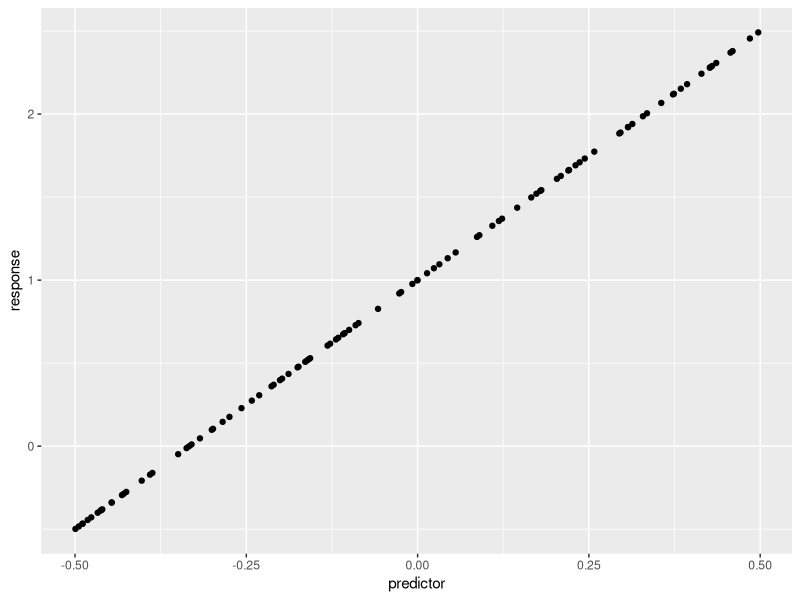
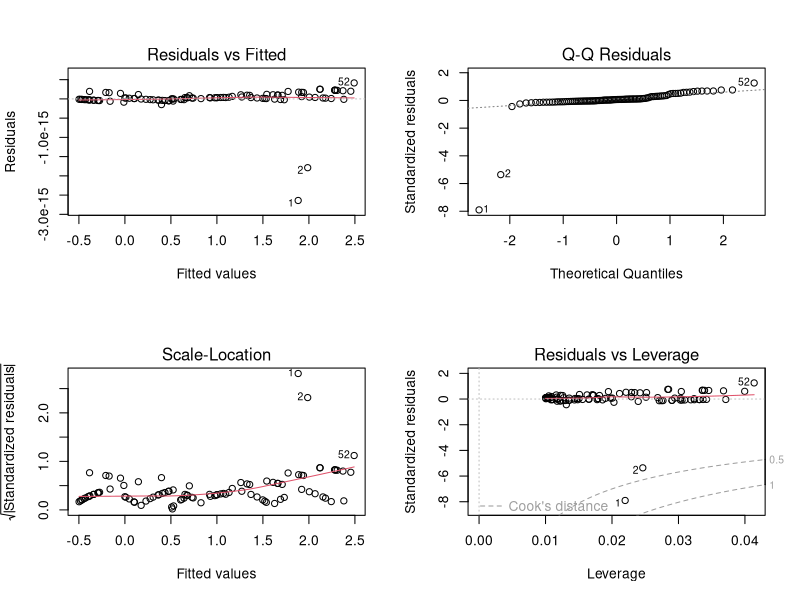
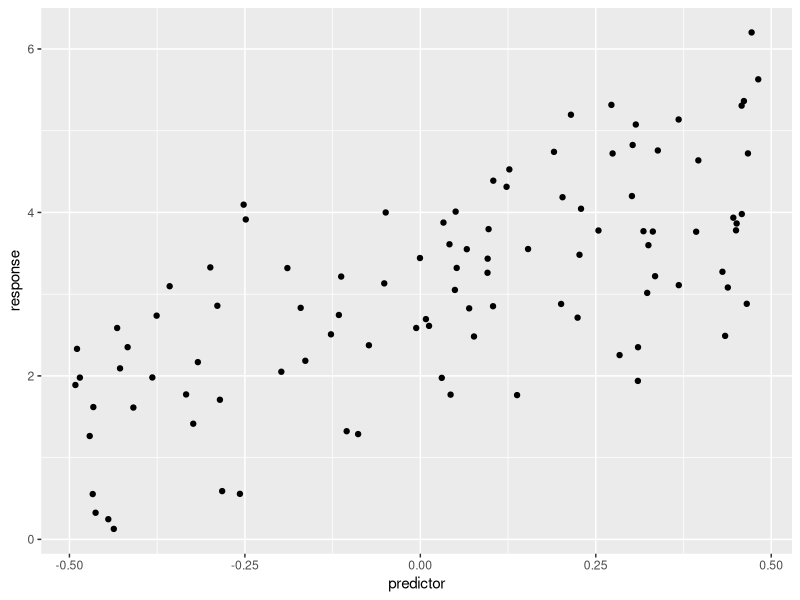
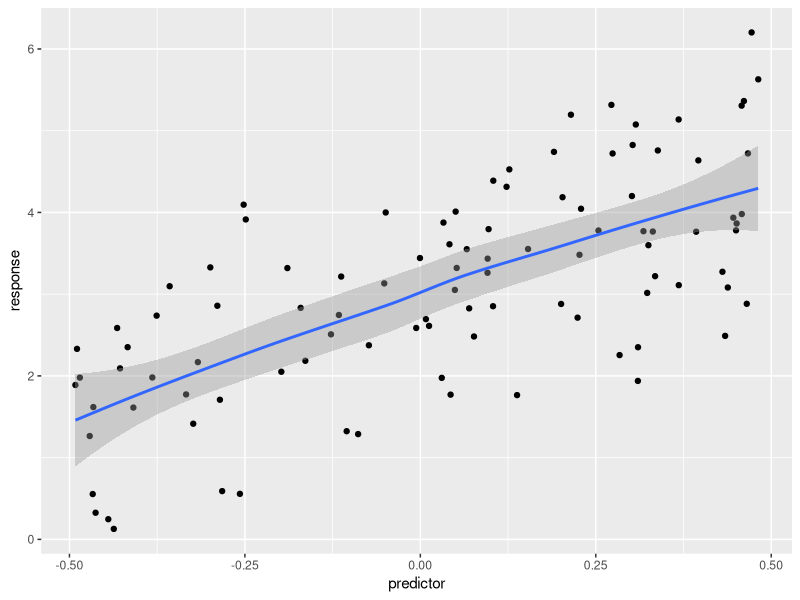
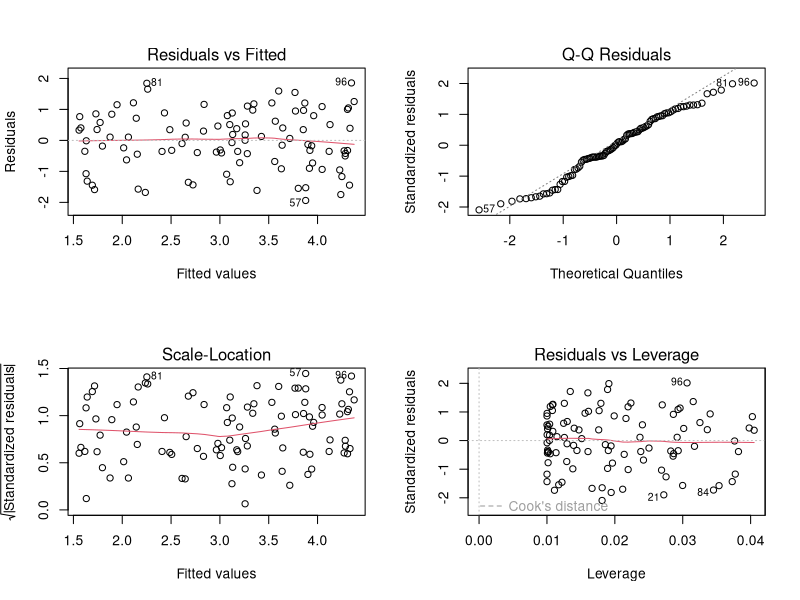
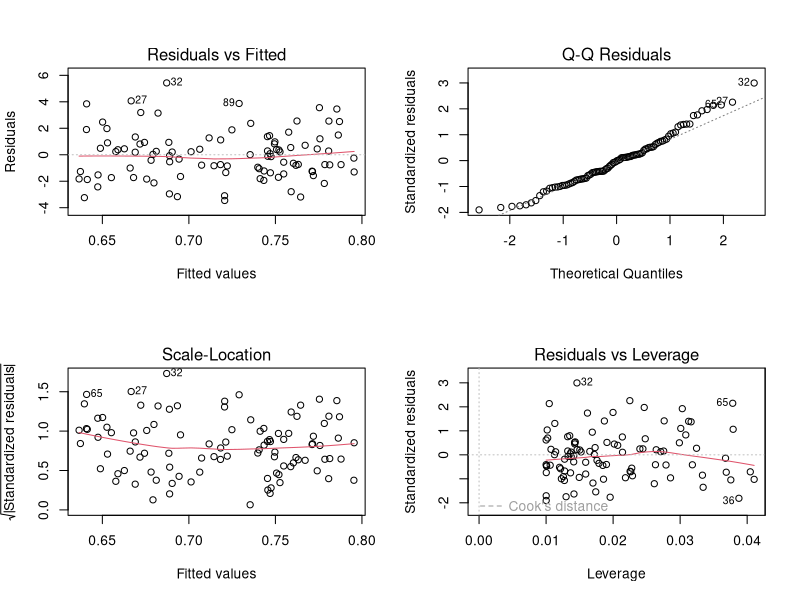
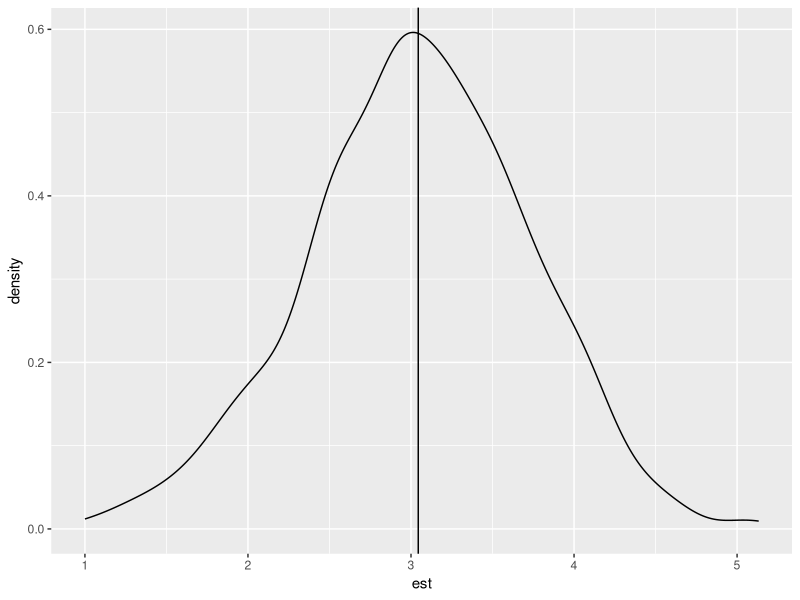
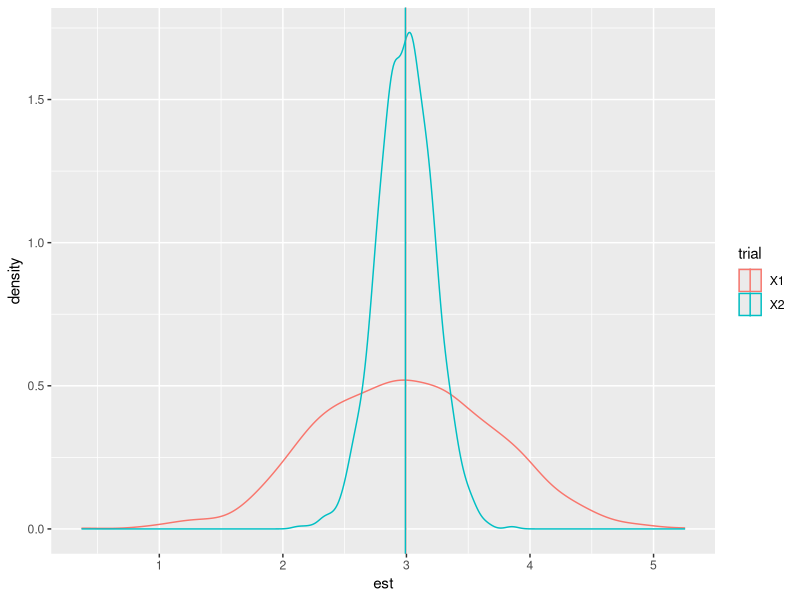

Write R code to recreate these figures, in order.
# Introduction to LM... jump!
library(tidyverse)
set.seed = 12321

# Linear model w/ one with a continuous predictor variable and a continous response variable
# The relationship described by a single parameter, B1 (slope, sand consequently a predictor of effect size)
predictor <- runif(100) - 0.5  ## a uniformly distributed random number between -0.5 and 0.5
B0 <- 1
B1 <- 3
response <- B0 + B1 * predictor
qplot(predictor, response)

m1 <- lm(response ~ predictor)
summary(m1)

par(mfrow = c(2, 2))
plot(m1)

predictor <- runif(100) - 0.5  ## a uniformly distributed random number between -0.5 and 0.5
B0 <- 3
B1 <- 3
error <- rnorm(100, mean = 0, sd = 1)  ## some normally distributed random error
response <- B0 + B1 * predictor + error
qplot(predictor, response)

qplot(predictor, response, geom = c("point", "smooth"), span = 0.9)

m1 <- lm(response ~ predictor)
summary(m1)

par(mfrow = c(2, 2))
plot(m1)


gen.mod <- function(n = 100, b0 = 2, b1 = 3, sd.err = 1) {
  predictor <- runif(n) - 0.5
  response <- b0 + b1 * predictor + rnorm(n, mean = 0, sd = sd.err)
  return(data.frame(response = response, predictor = predictor))
}

m1 <- lm(response ~ predictor, data = gen.mod(n = 100, b0 = 1, b1 = 1, sd.err = 2))
summary(m1)$coefficients["predictor", ]

par(mfrow = c(2, 2))
plot(m1)

est <- NULL
for (i in 1:1000) {
  m1 <- lm(response ~ predictor, data = gen.mod(n = 100, b0 = 1, b1 = 3, sd.err = 2))
  est[i] <- summary(m1)$coefficients["predictor", "Estimate"]
}
p <- ggplot(aes(est), data = data.frame(est = est))
p + geom_density() + geom_vline(xintercept = mean(est))

n.times <- 1000
est.df <- matrix(nrow = n.times, ncol = 2, NA)
for (i in 1:n.times) {
  m1 <- lm(response ~ predictor, data = gen.mod(n = 100, b0 = 1, b1 = 3, sd.err = 2))
  est.df[i, 1] <- summary(m1)$coefficients["predictor", "Estimate"]
  m1 <- lm(response ~ predictor, data = gen.mod(n = 1000, b0 = 1, b1 = 3, 
                                                sd.err = 2))
  est.df[i, 2] <- summary(m1)$coefficients["predictor", "Estimate"]
}
est.df <- data.frame(est.df)

## split est.df into a data frame in long format
est.df <- gather(est.df, value = "est", key="trial")
est.df$trial <- factor(est.df$trial)

est.sum.df <- group_by(est.df, trial) %>% summarize(mn.est = mean(est))

p <- ggplot(aes(est, group = trial, col = trial), data = est.df)
p + geom_density() + geom_vline(data = est.sum.df, aes(xintercept = mn.est, col = trial))



# ---- Don't Get It ----



n.times <- 1000
est.df <- matrix(nrow = n.times, ncol = 5, NA)
for (i in 1:n.times) {
  m1 <- lm(response ~ predictor, data = gen.mod(n = 100, b0 = 1, b1 = 3, sd.err = 1))
  est.df[i, 1] <- summary(m1)$coefficients["predictor", "Estimate"]
  m1 <- lm(response ~ predictor, data = gen.mod(n = 100, b0 = 1, b1 = 3, sd.err = 5))
  est.df[i, 2] <- summary(m1)$coefficients["predictor", "Estimate"]
  m1 <- lm(response ~ predictor, data = gen.mod(n = 100, b0 = 1, b1 = 3, sd.err = 10))
  est.df[i, 3] <- summary(m1)$coefficients["predictor", "Estimate"]
  m1 <- lm(response ~ predictor, data = gen.mod(n = 100, b0 = 1, b1 = 3, sd.err = 15))
  est.df[i, 4] <- summary(m1)$coefficients["predictor", "Estimate"]
  m1 <- lm(response ~ predictor, data = gen.mod(n = 100, b0 = 1, b1 = 3, sd.err = 20))
  est.df[i, 5] <- summary(m1)$coefficients["predictor", "Estimate"]
}
est.df <- data.frame(est.df)

## split est.df into a data frame in long format
est.df <- gather(est.df, value = "est", key="trial")
est.df$trial <- factor(est.df$trial)

est.sum.df <- group_by(est.df, trial) %>% summarize(mn.est = mean(est))

p <- ggplot(aes(est, group = trial, col = trial), data = est.df)
p + geom_density() + geom_vline(data = est.sum.df, aes(xintercept = mn.est, col = trial))

# ANGRY 